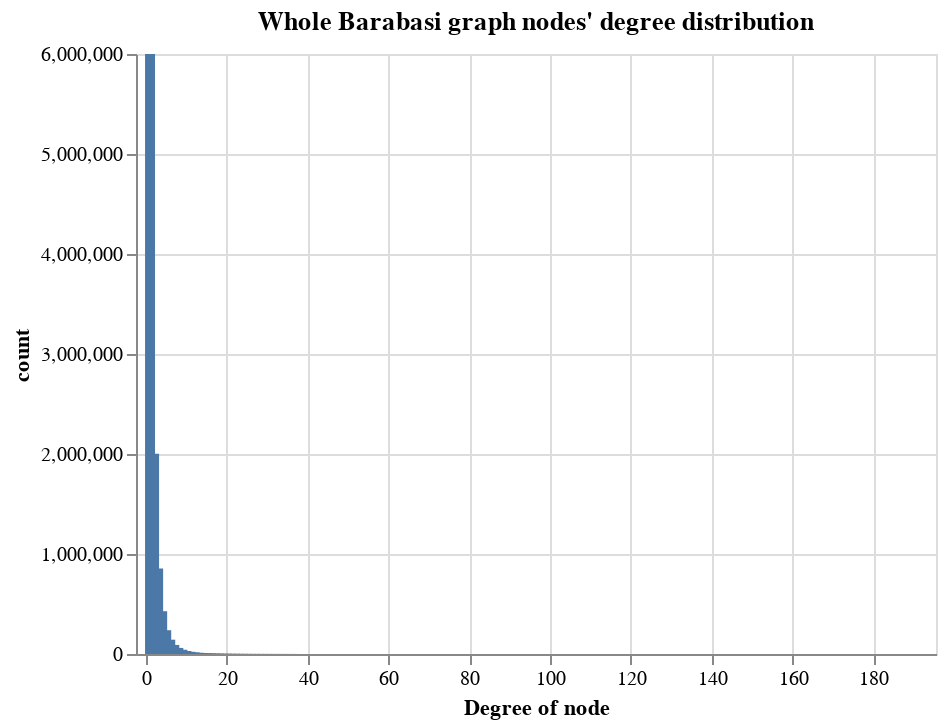

Notebook cell for this chart:
### Code cell
# Plot Barabasi graph nodes' degree distribution
alt.Chart(source).mark_bar().encode(
    x = alt.X('x', scale=alt.Scale(domainMin= 0, domainMax=len(df)), axis = alt.Axis(title= "Degree of node")),
    y='count:Q',
).properties(
    title = "Whole Barabasi graph nodes' degree distribution"
)

### Figure 1 — Vega-Lite specification as saved in the notebook (floating-point values rounded to 4 significant figures; data arrays with more than 128 entries replaced by an {"elided": "..."} marker saying what was removed)
{"config": {"view": {"continuousWidth": 400, "continuousHeight": 300}}, "data": {"name": "data-975ac0aa087d206c1f37101f05645824"}, "mark": "bar", "encoding": {"x": {"axis": {"title": "Degree of node"}, "field": "x", "scale": {"domainMax": 193, "domainMin": 0}, "type": "quantitative"}, "y": {"field": "count", "type": "quantitative"}}, "title": "Whole Barabasi graph nodes' degree distribution", "$schema": "https://vega.github.io/schema/vega-lite/v4.17.0.json", "datasets": {"data-975ac0aa087d206c1f37101f05645824": {"elided": "193 records"}}}
